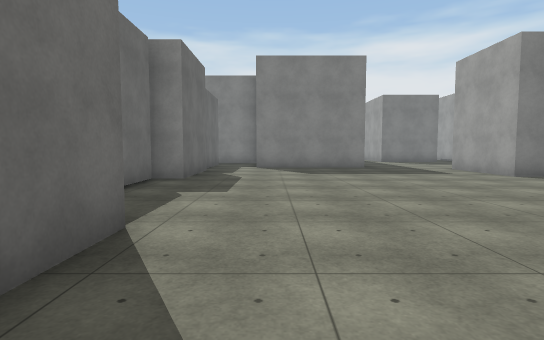
view 1 (above)

24 first-person views from a walk through a scene from a Unity 3-D project. The camera is 1.4 m above the floor, tilts 4° down and sees 80° across. The floor is counted in squares, 2 m on a side. Each view is taken from the middle of a square. On the plan, view 1 faces up. The plan holds only what a view shows up to about 10 squares ahead; the rest is blank. The place goes on beyond the plan. Surface patterns are stand-ins for the level's own textures.

view 2
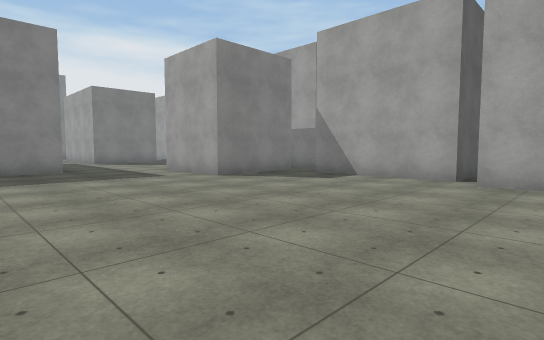

view 3
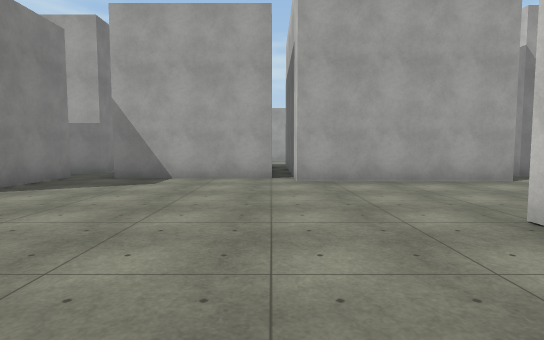

view 4
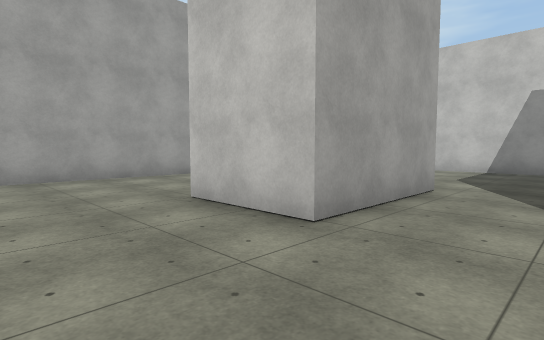

view 5
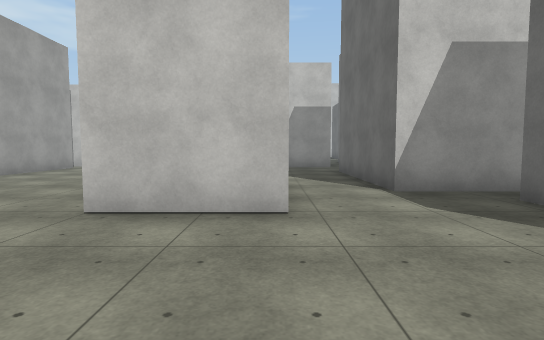

view 6
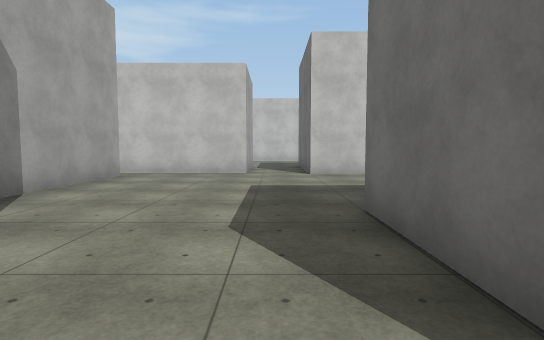

view 7
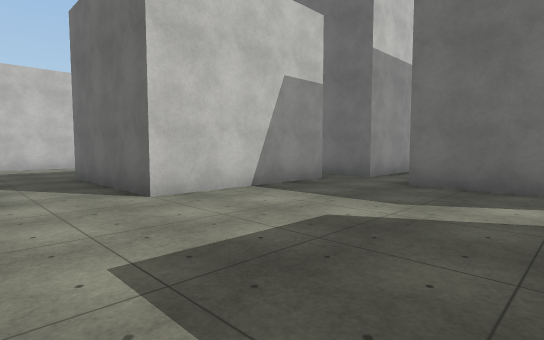

view 8
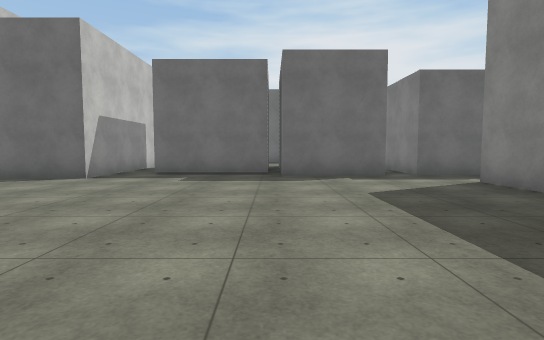

view 9
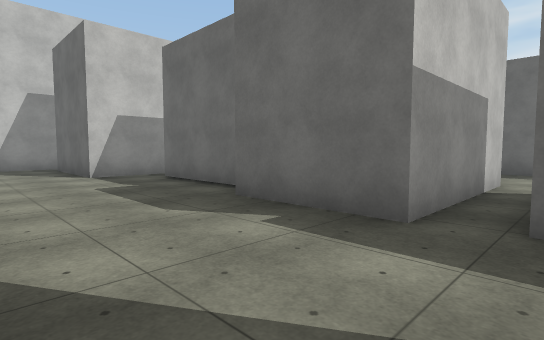

view 10
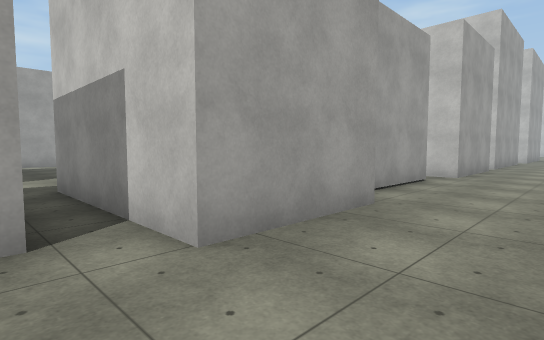

view 11
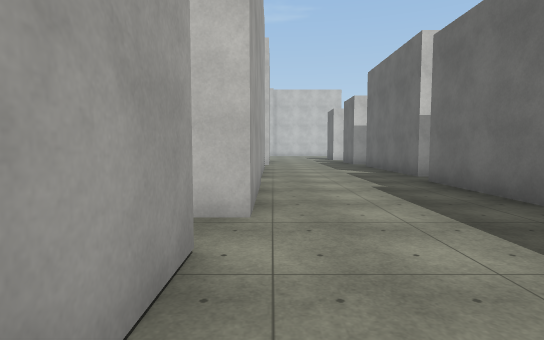

view 12
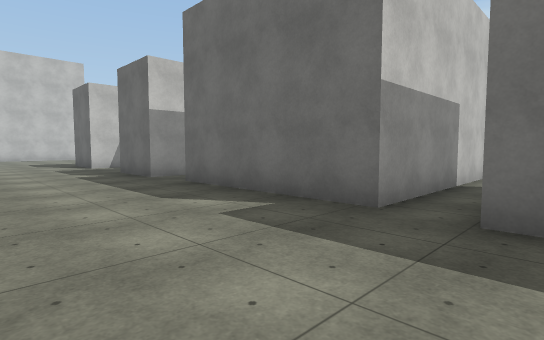

view 13
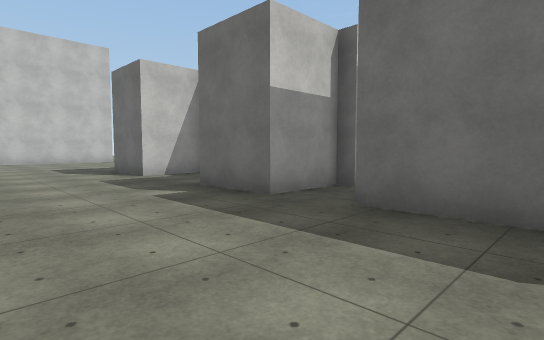

view 14
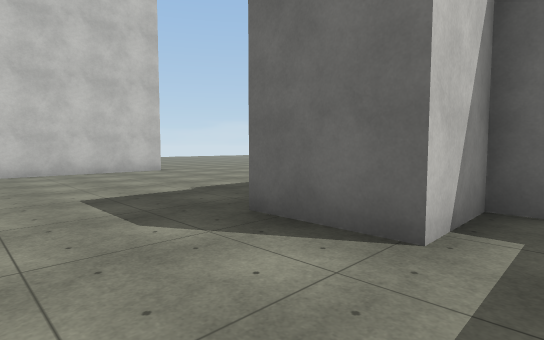

view 15
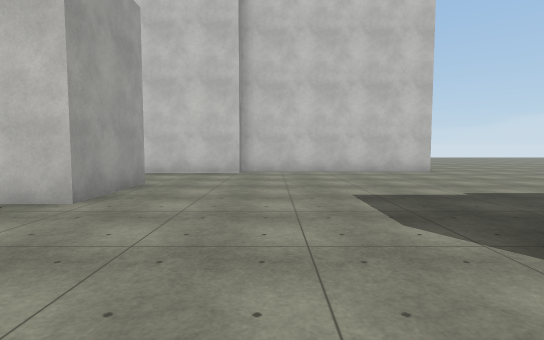

view 16
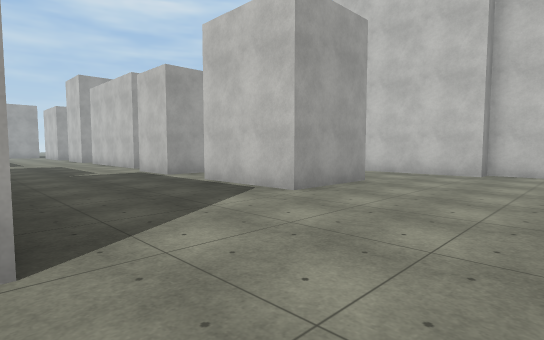

view 17
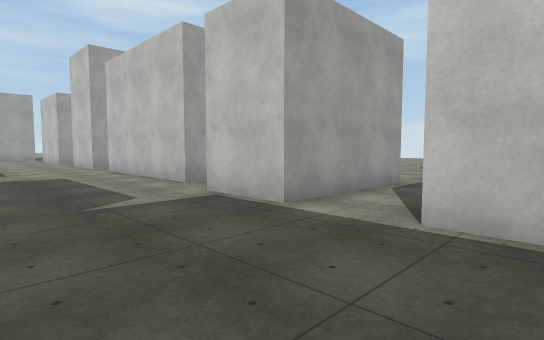

view 18
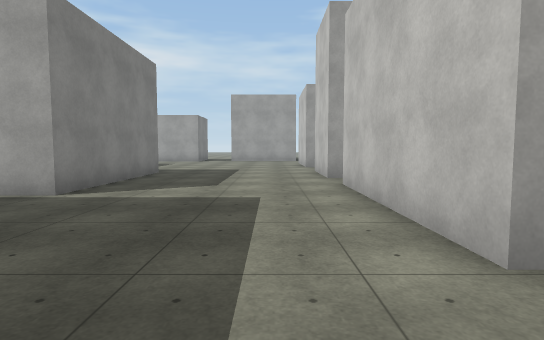

view 19
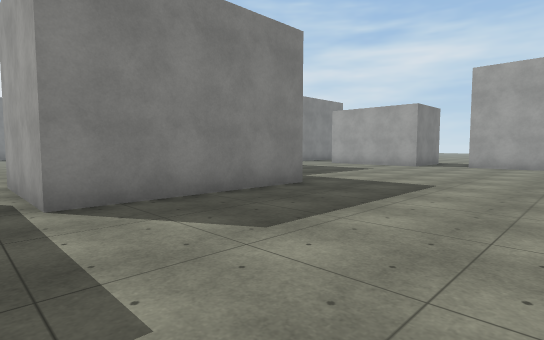

view 20
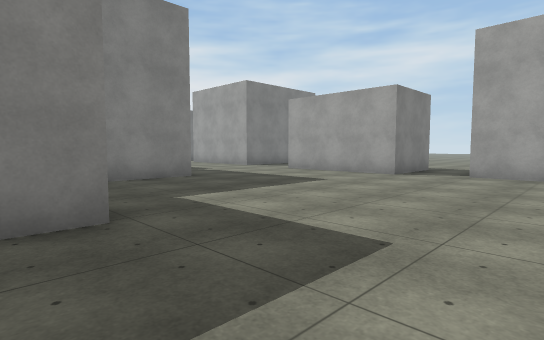

view 21
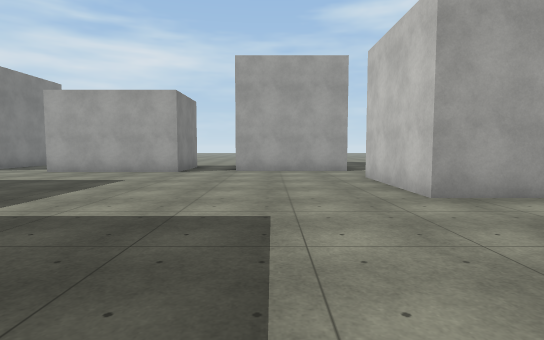

view 22
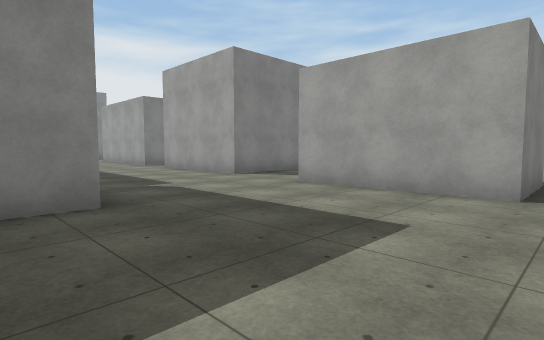

view 23
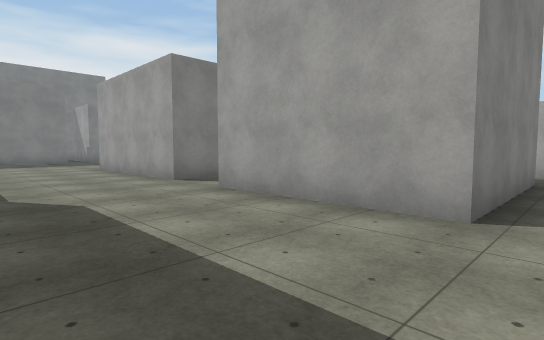

view 24
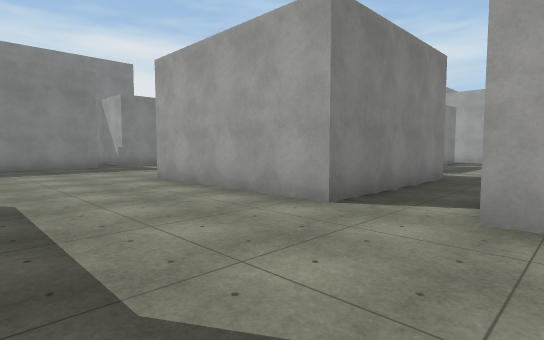

### Floor plan
Points are (right, up) in squares from view 1. A wall is a line through its corners. A room is listed if a view was taken in it or the views show most of it. See-through windows are left out.
Room 1 (views 1, 2, 3, 4, 5, 6, 7, 8, 9)
walls: (4, -0.1) (4, -2.6); (1.8, -2.6) (1.8, 0.6) (4, 0.6); (-2, -1.1) (0, -1.1) (0, -5.5); (7.7, -2) (7.7, 2.5) (9.4, 2.5); (10, 3) (8.3, 3) (8.3, 6.6); (-2.6, 7) (-2.6, 3.9); (8.6, 7.7) (5.8, 7.7) (5.8, 10.4); (-5.9, 2.8) (-1.3, 2.8) (-1.3, -0.4); (-0.1, -7.4) (4, -7.4); (5.8, -7.9) (9.2, -7.9); (8.7, -7) (8.7, -2.9); (-2.2, 11.5) (-2.2, 10.7) (-4, 10.7); (-3.4, -6.8) (-1.1, -6.8) (-1.1, -8.2); (-6.1, 9.8) (-2, 9.8) (-2, 7.3) (-3, 7.3)
ways out: opening at (-6, -6) to room 2; opening at (-6, 3) to room 2; opening at (-6, 10) to room 2; opening at (5, -8) to room 2; opening at (5, 11); opening at (8, 7)
Room 2 (views 10, 11, 12, 13, 14, 15, 16, 17, 18, 19, 20, 21, 22, 23, 24)
walls: (4, -7.4) (4, -11.2); (10.1, -10.8) (5.8, -10.8) (5.8, -7.9); (2.8, -15.4) (7.2, -15.4); (8.4, -15.4) (10.6, -15.4); (13.2, -7) (11.2, -7); (12.4, -15.4) (15.6, -15.4); (-0.2, -18.5) (-0.2, -15) (1.5, -15); (-5.9, -0.4) (-5.9, 2.8); (-4.5, -17.4) (-4.5, -15) (-1.9, -15); (-9.5, -7.4) (-9.5, -9.4); (17.6, -15.2) (17.6, -11.9); (19.5, -10.3) (17.1, -10.3) (17.1, -6.6); (-9.5, -11.8) (-9.5, -13.8); (19.5, -4.2) (17.4, -4.2) (17.4, -0.2); (-5.5, 3.9) (-5.5, 6.1); (-11.1, -7) (-11.1, -7.4) (-9.2, -7.4); (10.1, 7.4) (9.4, 7.4); (-11.1, -11.2) (-11.1, -11.8) (-9.2, -11.8); (19.5, 1.4) (17.4, 1.4) (17.4, 6.2); (-9.2, 2.2) (-9.2, -0.8); (-6.1, 7.2) (-6.1, 9.8); (-13.4, -1.8) (-9.5, -1.8) (-9.5, -6.1); (-11.6, -20.4) (-6.1, -20.4) (-6.1, -19.8) (-3.1, -19.8); (16.2, 11) (15, 11); (-9.1, 10) (-9.1, 9.2)
ways out: opening at (-6, -6) to room 1; opening at (-6, 3) to room 1; opening at (-6, 10) to room 1; opening at (5, -8) to room 1; opening at (-14.5, -1.5); opening at (1, -17.5); opening at (11.5, -16.5); opening at (16.5, -15.5)

Where each view was taken, in squares from view 1:
view 1: 0 up, 0 right, facing up
view 2: 1 up, 1 right, facing up-right
view 3: 3 up, 1 right, facing right
view 4: 3 up, 0 right, facing down-right
view 5: 4 up, 2 right, facing down
view 6: 1 up, 5 right, facing down
view 7: 3 down, 6 right, facing down-left
view 8: 7 up, 6 right, facing left
view 9: 11 up, 1 right, facing down-left
view 10: 11 up, 8 left, facing down-right
view 11: 6 up, 6 left, facing down
view 12: 0 up, 6 left, facing down-left
view 13: 4 down, 6 left, facing down-left
view 14: 11 down, 7 left, facing down-left
view 15: 11 down, 7 left, facing down
view 16: 11 down, 8 left, facing down-right
view 17: 12 down, 3 left, facing down-right
view 18: 14 down, 1 right, facing right
view 19: 15 down, 5 right, facing up-right
view 20: 14 down, 9 right, facing up-right
view 21: 13 down, 8 right, facing right
view 22: 11 down, 12 right, facing up-right
view 23: 5 down, 14 right, facing up-right
view 24: 1 down, 14 right, facing up-right
